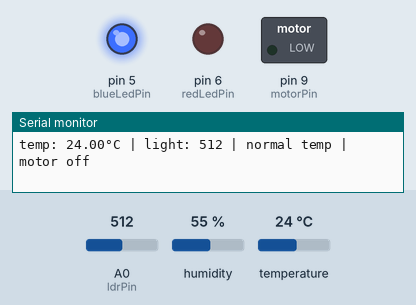
A sketch run on a simulated Arduino Uno, built with avr-gcc and run on an emulated ATmega328P. Shown: switched loads named in the sketch (green lamp = pin HIGH), output pins drawn as LEDs (lit = HIGH), the last lines printed to the serial monitor. Dashed ring = blinking. The test bench sets the inputs (shaded band); at power-on: temperature 24 °C, A0 (ldrPin) = 512, humidity 55 %.

Above: at 1.2 s.
1.3 s: temperature set to 28 °C
At 2.12 s:
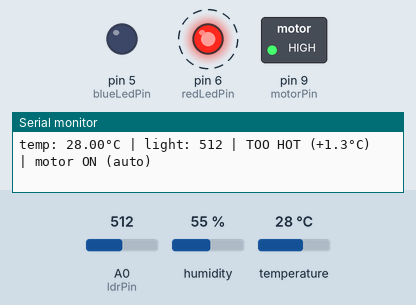
4.8 s: A0 (ldrPin) set to 107
10.9 s: A0 (ldrPin) set to 91
At 11.09 s:
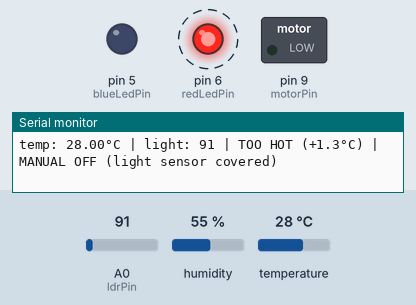
14.4 s: temperature set to 12 °C
At 17.4 s:
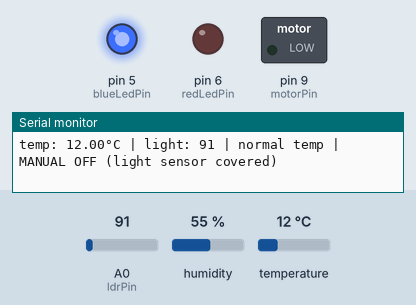
18.3 s: temperature set to 33 °C
At 18.75 s:
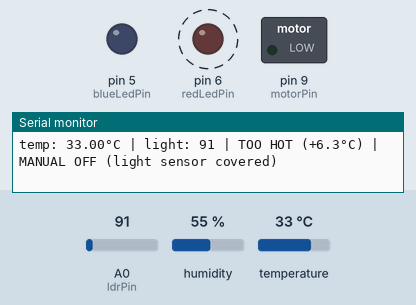
Timing chart, 0 to 22.8 s (numbered marks = the images above; inputs shaded):
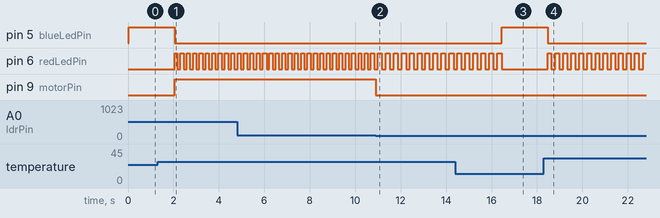

The sketch:

motorfan_manual.ino
```cpp
#include "DHT.h"

#define DHTPIN 2
#define DHTTYPE DHT11

const int ldrPin = A0;          // light sensor
const int blueLedPin = 5;
const int redLedPin = 6;
const int motorPin = 9;         // pwm

const float roomTemp = 26.6;
const float tempThreshold = 0.1;

// light sensor values
const int lightDark = 66;
const int lightBright = 200;

DHT dht(DHTPIN, DHTTYPE);

// for red led blinking without using delay()
unsigned long lastBlinkTime = 0;
bool redLedState = false;

void setup() {
  Serial.begin(9600);
  Serial.println("automatic + manual ventilation system");

  pinMode(blueLedPin, OUTPUT);
  pinMode(redLedPin, OUTPUT);
  pinMode(motorPin, OUTPUT);
  pinMode(ldrPin, INPUT);

  dht.begin();
}

void loop() {
  // read temperature from sensor
  float temperature = dht.readTemperature();

  // read light sensor
  int lightValue = analogRead(ldrPin);

  // check if temperature reading failed
  if (isnan(temperature)) {
    Serial.println("failed to read from dht sensor");
    return;
  }

  // determine if manual override is active (dark = motor off)
  bool manualOff = (lightValue < 100);  // finger on sensor = dark = manual off

  // calculate temperature excess above threshold
  float tempExcess = temperature - (roomTemp + tempThreshold);
  bool tooHot = (tempExcess >= 0);

  // debug output
  Serial.print("temp: ");
  Serial.print(temperature);
  Serial.print("°C | light: ");
  Serial.print(lightValue);

  // led control based on temperature only
  if (tooHot) {
    // too hot: blue off, red blinking
    digitalWrite(blueLedPin, LOW);

    // calculate blink interval based on temperature excess
    // more heat = faster blinking
    // each 0.1°C excess makes it blink faster
    int blinkInterval = 500 - (tempExcess * 1000);  // starts at 500ms, gets faster
    if (blinkInterval < 100) blinkInterval = 100;   // minimum 100ms

    // blink red led using millis() instead of delay()
    if (millis() - lastBlinkTime >= blinkInterval) {
      lastBlinkTime = millis();
      redLedState = !redLedState;
      digitalWrite(redLedPin, redLedState);
    }

    Serial.print(" | TOO HOT (+" + String(tempExcess, 1) + "°C)");
  } else {
    // normal temp: blue on, red off
    digitalWrite(blueLedPin, HIGH);
    digitalWrite(redLedPin, LOW);
    redLedState = false;

    Serial.print(" | normal temp");
  }

  // motor control: automatic unless manual override
  if (manualOff) {
    // manual override: motor forced off
    analogWrite(motorPin, 0);
    Serial.println(" | MANUAL OFF (light sensor covered)");
  } else if (tooHot) {
    // automatic: motor on when too hot
    analogWrite(motorPin, 255);
    Serial.println(" | motor ON (auto)");
  } else {
    // automatic: motor off when normal temp
    analogWrite(motorPin, 0);
    Serial.println(" | motor off");
  }

  delay(50);
}
```

Measured:
- the behaviour switches between 100 and 99 on A0 (ldrPin) (found by bisection; images 1 and 2)
- after the input at 1.3 s, pin 5 (blueLedPin): HIGH → LOW after 0.75 s; pin 6 (redLedPin): alternates HIGH for 0.14 s and LOW for 0.14 s, starting after 0.75 s; pin 9 (motorPin): LOW → HIGH after 0.75 s
- after the input at 10.9 s, pin 6 (redLedPin): alternates HIGH for 0.17 s and LOW for 0.17 s, starting after 0.27 s; pin 9 (motorPin): HIGH → LOW at once
- after the input at 14.4 s, pin 5 (blueLedPin): LOW → HIGH after 2.0 s; pin 6 (redLedPin): goes on until 16.4 s, then stays LOW
- after the input at 18.3 s, pin 5 (blueLedPin): HIGH → LOW after 0.18 s; pin 6 (redLedPin): alternates HIGH for 0.17 s and LOW for 0.17 s, starting after 0.18 s
